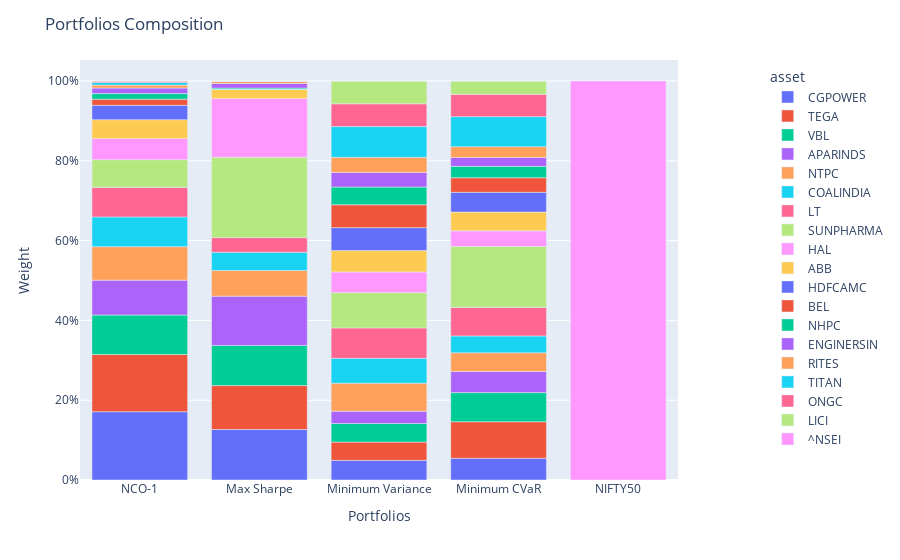

The code cell stored with this chart in its notebook:
### Code cell
population = Population(
    [cluster_pred, sharpe_pred, inv_var_pred, cvar_pred, bench_pred]
)
population.set_portfolio_params(compounded=True)
population.plot_composition()

### Figure 1 — Plotly figure (JSON) as saved in the notebook; plotly's stock layout.template omitted (floating-point values rounded to 4 significant figures)
{"data": [{"alignmentgroup": "True", "hovertemplate": "asset=CGPOWER<br>index=%{x}<br>value=%{y}<extra></extra>", "legendgroup": "CGPOWER", "marker": {"color": "#636efa", "pattern": {"shape": ""}}, "name": "CGPOWER", "offsetgroup": "CGPOWER", "orientation": "v", "showlegend": true, "textposition": "auto", "type": "bar", "x": ["NCO-1", "Max Sharpe", "Minimum Variance", "Minimum CVaR", "NIFTY50"], "xaxis": "x", "y": [0.1711, 0.1266, 0.04919, 0.05448, 0], "yaxis": "y"}, {"alignmentgroup": "True", "hovertemplate": "asset=TEGA<br>index=%{x}<br>value=%{y}<extra></extra>", "legendgroup": "TEGA", "marker": {"color": "#EF553B", "pattern": {"shape": ""}}, "name": "TEGA", "offsetgroup": "TEGA", "orientation": "v", "showlegend": true, "textposition": "auto", "type": "bar", "x": ["NCO-1", "Max Sharpe", "Minimum Variance", "Minimum CVaR", "NIFTY50"], "xaxis": "x", "y": [0.1435, 0.1101, 0.04574, 0.09158, 0], "yaxis": "y"}, {"alignmentgroup": "True", "hovertemplate": "asset=VBL<br>index=%{x}<br>value=%{y}<extra></extra>", "legendgroup": "VBL", "marker": {"color": "#00cc96", "pattern": {"shape": ""}}, "name": "VBL", "offsetgroup": "VBL", "orientation": "v", "showlegend": true, "textposition": "auto", "type": "bar", "x": ["NCO-1", "Max Sharpe", "Minimum Variance", "Minimum CVaR", "NIFTY50"], "xaxis": "x", "y": [0.09891, 0.1006, 0.04669, 0.07299, 0], "yaxis": "y"}, {"alignmentgroup": "True", "hovertemplate": "asset=APARINDS<br>index=%{x}<br>value=%{y}<extra></extra>", "legendgroup": "APARINDS", "marker": {"color": "#ab63fa", "pattern": {"shape": ""}}, "name": "APARINDS", "offsetgroup": "APARINDS", "orientation": "v", "showlegend": true, "textposition": "auto", "type": "bar", "x": ["NCO-1", "Max Sharpe", "Minimum Variance", "Minimum CVaR", "NIFTY50"], "xaxis": "x", "y": [0.08737, 0.1234, 0.03078, 0.0528, 0], "yaxis": "y"}, {"alignmentgroup": "True", "hovertemplate": "asset=NTPC<br>index=%{x}<br>value=%{y}<extra></extra>", "legendgroup": "NTPC", "marker": {"color": "#FFA15A", "pattern": {"shape": ""}}, "name": "NTPC", "offsetgroup": "NTPC", "orientation": "v", "showlegend": true, "textposition": "auto", "type": "bar", "x": ["NCO-1", "Max Sharpe", "Minimum Variance", "Minimum CVaR", "NIFTY50"], "xaxis": "x", "y": [0.08392, 0.0644, 0.07031, 0.04702, 0], "yaxis": "y"}, {"alignmentgroup": "True", "hovertemplate": "asset=COALINDIA<br>index=%{x}<br>value=%{y}<extra></extra>", "legendgroup": "COALINDIA", "marker": {"color": "#19d3f3", "pattern": {"shape": ""}}, "name": "COALINDIA", "offsetgroup": "COALINDIA", "orientation": "v", "showlegend": true, "textposition": "auto", "type": "bar", "x": ["NCO-1", "Max Sharpe", "Minimum Variance", "Minimum CVaR", "NIFTY50"], "xaxis": "x", "y": [0.07459, 0.04568, 0.06217, 0.04221, 0], "yaxis": "y"}, {"alignmentgroup": "True", "hovertemplate": "asset=LT<br>index=%{x}<br>value=%{y}<extra></extra>", "legendgroup": "LT", "marker": {"color": "#FF6692", "pattern": {"shape": ""}}, "name": "LT", "offsetgroup": "LT", "orientation": "v", "showlegend": true, "textposition": "auto", "type": "bar", "x": ["NCO-1", "Max Sharpe", "Minimum Variance", "Minimum CVaR", "NIFTY50"], "xaxis": "x", "y": [0.07379, 0.03677, 0.07631, 0.0714, 0], "yaxis": "y"}, {"alignmentgroup": "True", "hovertemplate": "asset=SUNPHARMA<br>index=%{x}<br>value=%{y}<extra></extra>", "legendgroup": "SUNPHARMA", "marker": {"color": "#B6E880", "pattern": {"shape": ""}}, "name": "SUNPHARMA", "offsetgroup": "SUNPHARMA", "orientation": "v", "showlegend": true, "textposition": "auto", "type": "bar", "x": ["NCO-1", "Max Sharpe", "Minimum Variance", "Minimum CVaR", "NIFTY50"], "xaxis": "x", "y": [0.0697, 0.2016, 0.08844, 0.1527, 0], "yaxis": "y"}, {"alignmentgroup": "True", "hovertemplate": "asset=HAL<br>index=%{x}<br>value=%{y}<extra></extra>", "legendgroup": "HAL", "marker": {"color": "#FF97FF", "pattern": {"shape": ""}}, "name": "HAL", "offsetgroup": "HAL", "orientation": "v", "showlegend": true, "textposition": "auto", "type": "bar", "x": ["NCO-1", "Max Sharpe", "Minimum Variance", "Minimum CVaR", "NIFTY50"], "xaxis": "x", "y": [0.05291, 0.1472, 0.05181, 0.03925, 0], "yaxis": "y"}, {"alignmentgroup": "True", "hovertemplate": "asset=ABB<br>index=%{x}<br>value=%{y}<extra></extra>", "legendgroup": "ABB", "marker": {"color": "#FECB52", "pattern": {"shape": ""}}, "name": "ABB", "offsetgroup": "ABB", "orientation": "v", "showlegend": true, "textposition": "auto", "type": "bar", "x": ["NCO-1", "Max Sharpe", "Minimum Variance", "Minimum CVaR", "NIFTY50"], "xaxis": "x", "y": [0.04731, 0.02274, 0.05354, 0.04717, 0], "yaxis": "y"}, {"alignmentgroup": "True", "hovertemplate": "asset=HDFCAMC<br>index=%{x}<br>value=%{y}<extra></extra>", "legendgroup": "HDFCAMC", "marker": {"color": "#636efa", "pattern": {"shape": ""}}, "name": "HDFCAMC", "offsetgroup": "HDFCAMC", "orientation": "v", "showlegend": true, "textposition": "auto", "type": "bar", "x": ["NCO-1", "Max Sharpe", "Minimum Variance", "Minimum CVaR", "NIFTY50"], "xaxis": "x", "y": [0.03586, 0, 0.05753, 0.04952, 0], "yaxis": "y"}, {"alignmentgroup": "True", "hovertemplate": "asset=BEL<br>index=%{x}<br>value=%{y}<extra></extra>", "legendgroup": "BEL", "marker": {"color": "#EF553B", "pattern": {"shape": ""}}, "name": "BEL", "offsetgroup": "BEL", "orientation": "v", "showlegend": true, "textposition": "auto", "type": "bar", "x": ["NCO-1", "Max Sharpe", "Minimum Variance", "Minimum CVaR", "NIFTY50"], "xaxis": "x", "y": [0.01541, 0, 0.05737, 0.03638, 0], "yaxis": "y"}, {"alignmentgroup": "True", "hovertemplate": "asset=NHPC<br>index=%{x}<br>value=%{y}<extra></extra>", "legendgroup": "NHPC", "marker": {"color": "#00cc96", "pattern": {"shape": ""}}, "name": "NHPC", "offsetgroup": "NHPC", "orientation": "v", "showlegend": true, "textposition": "auto", "type": "bar", "x": ["NCO-1", "Max Sharpe", "Minimum Variance", "Minimum CVaR", "NIFTY50"], "xaxis": "x", "y": [0.01405, 0.003152, 0.0444, 0.02858, 0], "yaxis": "y"}, {"alignmentgroup": "True", "hovertemplate": "asset=ENGINERSIN<br>index=%{x}<br>value=%{y}<extra></extra>", "legendgroup": "ENGINERSIN", "marker": {"color": "#ab63fa", "pattern": {"shape": ""}}, "name": "ENGINERSIN", "offsetgroup": "ENGINERSIN", "orientation": "v", "showlegend": true, "textposition": "auto", "type": "bar", "x": ["NCO-1", "Max Sharpe", "Minimum Variance", "Minimum CVaR", "NIFTY50"], "xaxis": "x", "y": [0.01389, 0.01157, 0.03664, 0.02228, 0], "yaxis": "y"}, {"alignmentgroup": "True", "hovertemplate": "asset=RITES<br>index=%{x}<br>value=%{y}<extra></extra>", "legendgroup": "RITES", "marker": {"color": "#FFA15A", "pattern": {"shape": ""}}, "name": "RITES", "offsetgroup": "RITES", "orientation": "v", "showlegend": true, "textposition": "auto", "type": "bar", "x": ["NCO-1", "Max Sharpe", "Minimum Variance", "Minimum CVaR", "NIFTY50"], "xaxis": "x", "y": [0.007467, 0.006247, 0.03781, 0.02703, 0], "yaxis": "y"}, {"alignmentgroup": "True", "hovertemplate": "asset=TITAN<br>index=%{x}<br>value=%{y}<extra></extra>", "legendgroup": "TITAN", "marker": {"color": "#19d3f3", "pattern": {"shape": ""}}, "name": "TITAN", "offsetgroup": "TITAN", "orientation": "v", "showlegend": true, "textposition": "auto", "type": "bar", "x": ["NCO-1", "Max Sharpe", "Minimum Variance", "Minimum CVaR", "NIFTY50"], "xaxis": "x", "y": [0.00676, 0, 0.07698, 0.0753, 0], "yaxis": "y"}, {"alignmentgroup": "True", "hovertemplate": "asset=ONGC<br>index=%{x}<br>value=%{y}<extra></extra>", "legendgroup": "ONGC", "marker": {"color": "#FF6692", "pattern": {"shape": ""}}, "name": "ONGC", "offsetgroup": "ONGC", "orientation": "v", "showlegend": true, "textposition": "auto", "type": "bar", "x": ["NCO-1", "Max Sharpe", "Minimum Variance", "Minimum CVaR", "NIFTY50"], "xaxis": "x", "y": [0.003453, 0, 0.05714, 0.05586, 0], "yaxis": "y"}, {"alignmentgroup": "True", "hovertemplate": "asset=LICI<br>index=%{x}<br>value=%{y}<extra></extra>", "legendgroup": "LICI", "marker": {"color": "#B6E880", "pattern": {"shape": ""}}, "name": "LICI", "offsetgroup": "LICI", "orientation": "v", "showlegend": true, "textposition": "auto", "type": "bar", "x": ["NCO-1", "Max Sharpe", "Minimum Variance", "Minimum CVaR", "NIFTY50"], "xaxis": "x", "y": [0, 0, 0.05714, 0.03345, 0], "yaxis": "y"}, {"alignmentgroup": "True", "hovertemplate": "asset=^NSEI<br>index=%{x}<br>value=%{y}<extra></extra>", "legendgroup": "^NSEI", "marker": {"color": "#FF97FF", "pattern": {"shape": ""}}, "name": "^NSEI", "offsetgroup": "^NSEI", "orientation": "v", "showlegend": true, "textposition": "auto", "type": "bar", "x": ["NCO-1", "Max Sharpe", "Minimum Variance", "Minimum CVaR", "NIFTY50"], "xaxis": "x", "y": [0, 0, 0, 0, 1], "yaxis": "y"}], "layout": {"barmode": "relative", "legend": {"title": {"text": "asset"}, "tracegroupgap": 0, "x": 1.15, "xanchor": "left", "y": 0.99, "yanchor": "top"}, "margin": {"t": 60}, "title": {"text": "Portfolios Composition"}, "xaxis": {"anchor": "y", "domain": [0, 1], "title": {"text": "Portfolios"}}, "yaxis": {"anchor": "x", "domain": [0, 1], "tickformat": ",.0%", "title": {"text": "Weight"}}}}
